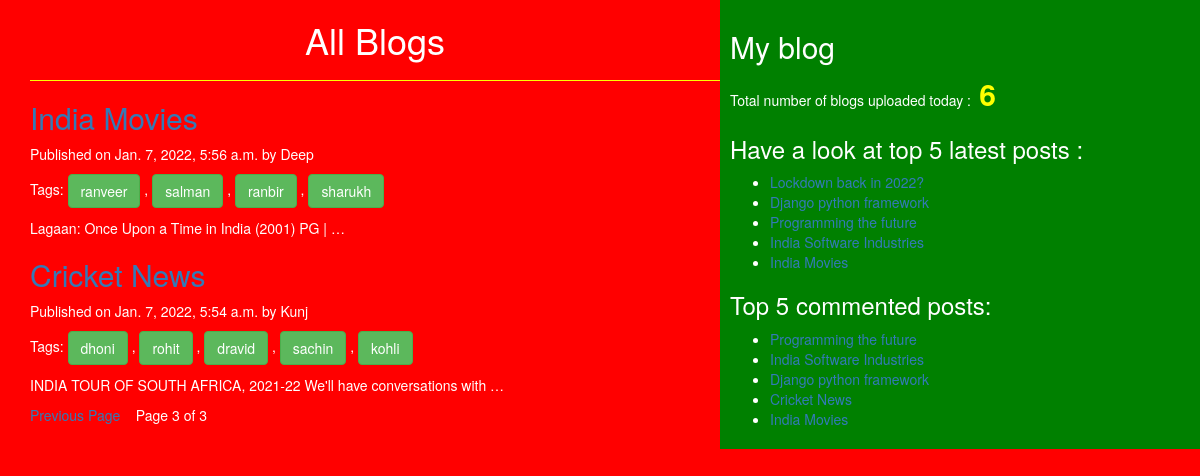
/?page=3, run on the app's committed database.
### blog/models.py (models this page shows, shortened)
class Post(models.Model):
    STATUS_CHOICES=(('draft','Draft'),('published','Published'))
    title=models.CharField(max_length=256)
    slug=models.SlugField(max_length=264,unique_for_date='publish')
    author=models.ForeignKey(User,related_name='blog_posts',on_delete=models.CASCADE)
    body=models.TextField()
    publish=models.DateTimeField(default=timezone.now)
    created=models.DateTimeField(auto_now_add=True)
    updated=models.DateTimeField(auto_now=True)
    status=models.CharField(max_length=10,choices=STATUS_CHOICES,default='draft')
    objects=CustomManager()
    tags=TaggableManager()
    class Meta:
        ordering=('-publish',)
    def get_absolute_url(self):
        return reverse('post_detail',args=[self.publish.year,self.publish.strftime('%m'),self.publish.strftime('%d'),self.slug])

### blog/views.py (the view)
# urls.py: re_path(r'^$',views.post_list_view),
def post_list_view(request,tag_slug=None):
    post_list=Post.objects.all()
    tag=None
    if tag_slug:
        tag=get_object_or_404(Tag,slug=tag_slug)
        post_list=post_list.filter(tags__in=[tag])
    paginator=Paginator(post_list,2)
    page_number=request.GET.get('page')
    try:
        post_list=paginator.page(page_number)
    except PageNotAnInteger:
        post_list=paginator.page(1)
    except EmptyPage:
        post_list=paginator.page(paginator.num_pages)
    return render(request,'blog/post_list.html',{'post_list':post_list,'tag':tag})

### blog/models.py (called while the page is built)
    def get_queryset(self):
        return super().get_queryset().filter(status='published')

### blog/templatetags/bolg_tags.py (called while the page is built)
@register.simple_tag(name='my_tag')
def total_posts():
    return Post.objects.count()

@register.inclusion_tag('blog/latest_post123.html')
def show_latest_posts(count=3):
    latest_post=Post.objects.order_by('-publish')[:count]
    return {'latest_post':latest_post}

@register.simple_tag()
def get_most_commented_posts(count=5):
    return Post.objects.annotate(total_comments=Count('comments')).order_by('-total_comments')[:count]

### templates/blog/post_list.html (shortened to what this page needs)
<!DOCTYPE html>
{%extends "blog/base.html" %}
{%block content%}
<h1>All Blogs</h1>
{%for post in post_list%}
<a href="{{post.get_absolute_url}}"><h2>{{post.title}}</h2></a>
<p id="date">Published on {{post.publish}} by {{post.author|title}}</p>
<p>Tags:
{%for tag in post.tags.all %}
    <a href="{%url 'post_list_by_tag_name' tag.slug %}" class="btn btn-success">{{tag.name}}</a>
    {%if not forloop.last%} ,{%endif%}
{%endfor%}
</p>
{{post.body|truncatewords:10|linebreaks}}
{%endfor%}
{%include 'blog/pagination.html' with page=post_list%}
{%endblock%}

### templates/blog/base.html (shortened to what this page needs)
<!DOCTYPE html>
{%load static%}
{%load bolg_tags %}
<html lang="en" dir="ltr">
<head>
    <link rel="stylesheet" href="https://maxcdn.bootstrapcdn.com/bootstrap/3.3.7/css/bootstrap.min.css"
>
    <link rel="stylesheet" href="{%static "css/blog.css" %}">
</head>
<body>
<div class="content">
    {%block content%}{%endblock%}
</div>
<div class="sidebar">
    <h2>My blog</h2>
    <p>Total number of blogs uploaded today :<span id="pcount"> {% my_tag %}</span></p>
    <h3>Have a look at top 5 latest posts :</h3>{% show_latest_posts 5%}
    <h3>Top 5 commented posts:</h3>
    {%get_most_commented_posts as most_commented_posts%}
    <ul>
        {%for post in most_commented_posts%}
        <li><a href="{{post.get_absolute_url}}">{{post.title}}</a></li>
        {%endfor%}
    </ul>
</div>
</body>
</html>

### templates/blog/latest_post123.html
<ul>
    {% for post in latest_post %}
    <li><a href="{{post.get_absolute_url}}">{{post.title}}</a></li>
    {%endfor%}
</ul>

### static/css/blog.css (style rules this page uses)
.content { width:60%; float:left; padding:0 0 0 30px; background:red; height:100%; }
.sidebar { width:40%; float:right; padding:10px; background:green; height:100%; }
h1 { text-align:center; border-bottom:1px solid yellow; padding-bottom:20px; }
body { color:white; background:red; }
#pcount { font-size:30px; color:yellow; font-weight:bold; }

### data on the page
Post: title "India Movies", publish "Jan. 7, 2022, 5:56 a.m.", author "Deep", body "Lagaan: Once Upon a Time in India (2001) PG | …"
Tag: name "ranveer"
Tag: name "salman"
Tag: name "ranbir"
Tag: name "sharukh"
Post: title "Cricket News", publish "Jan. 7, 2022, 5:54 a.m.", author "Kunj", body "INDIA TOUR OF SOUTH AFRICA, 2021-22 We'll have conversations with …"
Tag: name "dhoni"
Tag: name "rohit"
Tag: name "dravid"
Tag: name "sachin"
Tag: name "kohli"
Post: title "Lockdown back in 2022?"
Post: title "Django python framework"
Post: title "Programming the future"
Post: title "India Software Industries"

### other printed values
{{ page.number }} "3"
{{ page.paginator.num_pages }} "3"
